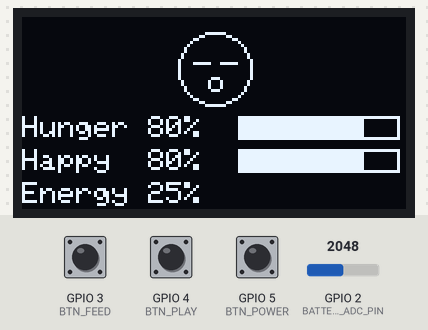
The sketch below on a simulated ESP32. On the bench: 128×64 one-colour display. The test bench sets the inputs (shaded band); at power-on: GPIO 2 (BATTERY_ADC_PIN) = 2048, GPIO 5 (BTN_POWER) HIGH, GPIO 3 (BTN_FEED) HIGH, GPIO 4 (BTN_PLAY) HIGH (analog values on the 0–4095 scale). EEPROM starts erased. At 6.0 s the program puts the board to deep sleep or switches it off; the recording ends there.

Above: at 1.2 s.
1.3 s: GPIO 2 (BATTERY_ADC_PIN) set to 2083
At 1.7 s:
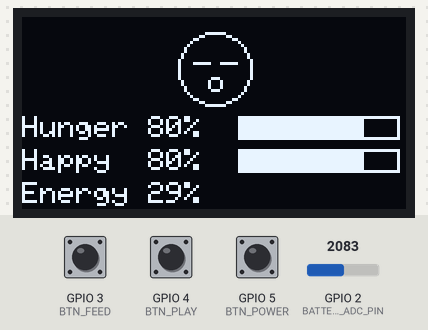
2.8 s: GPIO 2 (BATTERY_ADC_PIN) set to 2264
At 4.0 s:
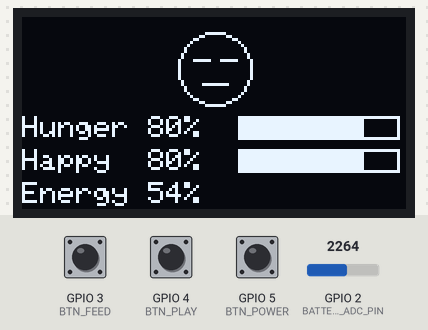
4.3 s: GPIO 2 (BATTERY_ADC_PIN) set to 2346
At 5.5 s:
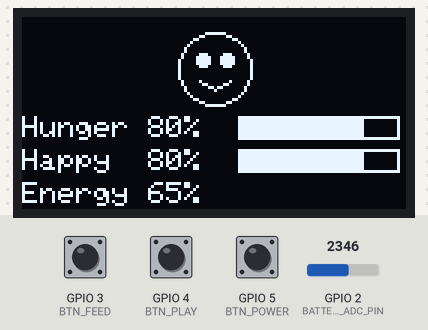
5.8 s: GPIO 5 (BTN_POWER) pulled LOW for 0.15 s
Timing chart, 0 to 6.0 s (numbered marks = the images above; inputs shaded):
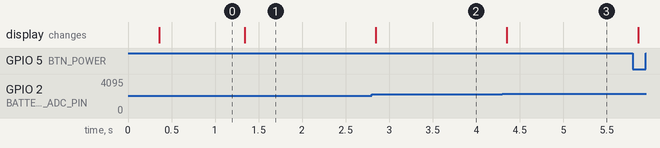

The sketch:

sketch_oct20a.ino
```cpp
#include <Wire.h>
#include <Adafruit_GFX.h>
#include <Adafruit_SSD1306.h>
#include <Preferences.h>
#include <esp_sleep.h>
#include <sys/time.h>

#define SCREEN_WIDTH 128
#define SCREEN_HEIGHT 64
#define OLED_ADDR 0x3C

#define BTN_FEED  3
#define BTN_PLAY  4
#define BTN_POWER 5
#define BATTERY_ADC_PIN 2


#define BATTERY_DIVIDER_RATIO 2.0f

Adafruit_SSD1306 display(SCREEN_WIDTH, SCREEN_HEIGHT, &Wire, -1);
Preferences prefs;


//Stats
int hunger = 80;
int happiness = 80;
int energy = 100;
bool dead = false;


float hungerAccumulator = 0.0f;
float happinessAccumulator = 0.0f;

uint32_t lastUpdate = 0;
uint32_t lastSave = 0;
uint32_t lastRender = 0;

const float HUNGER_SECONDS_PER_POINT = 180.0f;
const float HAPPY_SECONDS_PER_POINT = 240.0f;

const uint32_t UPDATE_INTERVAL_MS = 1000;
const uint32_t SAVE_INTERVAL_MS = 30000;
const uint32_t RENDER_INTERVAL_MS = 250;


//RTC
RTC_DATA_ATTR uint32_t rtcMagic = 0;
RTC_DATA_ATTR int64_t sleepStartUs = 0;
const uint32_t RTC_MAGIC_VALUE = 0x54414D41;

struct Button {
  uint8_t pin;
  bool stableState;
  bool lastReading;
  uint32_t changedAt;
};


//Buttons
Button feedButton  = {BTN_FEED, HIGH, HIGH, 0};
Button playButton  = {BTN_PLAY, HIGH, HIGH, 0};
Button powerButton = {BTN_POWER, HIGH, HIGH, 0};


bool justPressed(Button &b) {
  bool reading = digitalRead(b.pin);
  uint32_t now = millis();

    if (reading != b.lastReading) {
    b.lastReading = reading;
    b.changedAt = now;
  }

    if (now - b.changedAt >= 30) {
    if (reading != b.stableState) {
      b.stableState = reading;
      if (b.stableState == LOW) return true;
    }
  }

  return false;
}


//Battery
float readBatteryVoltage() {
  uint32_t measuredMv = analogReadMilliVolts(BATTERY_ADC_PIN);
  return (measuredMv / 1000.0f) * BATTERY_DIVIDER_RATIO;
}

int readBatteryPercent() {
  float voltage = readBatteryVoltage();

  // Approximate LiPo 1S mapping; voltage is not linear with charge.
  const float EMPTY_VOLTAGE = 3.0f;
  const float FULL_VOLTAGE = 4.2f;

  int percent = (int)(
    (voltage - EMPTY_VOLTAGE) /
    (FULL_VOLTAGE - EMPTY_VOLTAGE) * 100.0f
  );

  return constrain(percent, 0, 100);
}

int getEnergyLevel() {
  energy = readBatteryPercent();
  return energy;
}


//Flash storage
void savePet() {
  prefs.putInt("hunger", hunger);
  prefs.putInt("happy", happiness);
  prefs.putBool("dead", dead);
  prefs.putFloat("hAcc", hungerAccumulator);
  prefs.putFloat("pAcc", happinessAccumulator);
}

void loadPet() {
  hunger = constrain(prefs.getInt("hunger", 80), 0, 100);
  happiness = constrain(prefs.getInt("happy", 80), 0, 100);
  dead = prefs.getBool("dead", false);

  hungerAccumulator = prefs.getFloat("hAcc", 0.0f);
  happinessAccumulator = prefs.getFloat("pAcc", 0.0f);
}


//Actions
void feedPet() {
  if (dead) return;

  hunger = min(100, hunger + 25);

  savePet();
}


void playWithPet() {
  if (dead) return;

  int battery = getEnergyLevel();
  float effectiveness;

  if (battery >= 60) {
    effectiveness = 1.0f;
  } else if (battery >= 30) {
    effectiveness = 0.65f;
  } else if (battery >= 10) {
    effectiveness = 0.35f;
  } else {
    effectiveness = 0.15f;
  }

  int happinessGain = (int)(20.0f * effectiveness + 0.5f);
  happiness = min(100, happiness + happinessGain);

  hunger = max(0, hunger - 5);

  savePet();
}


int64_t getTimeUs() {
  struct timeval tv;
  gettimeofday(&tv, nullptr);
  return (int64_t)tv.tv_sec * 1000000LL + tv.tv_usec;
}

void applyElapsedTime(float seconds) {
  if (dead || seconds <= 0) return;

  // Hunger and happiness drain over time.
  hungerAccumulator += seconds / HUNGER_SECONDS_PER_POINT;
  happinessAccumulator += seconds / HAPPY_SECONDS_PER_POINT;

  int hungerLoss = (int)hungerAccumulator;
  int happinessLoss = (int)happinessAccumulator;

  hungerAccumulator -= hungerLoss;
  happinessAccumulator -= happinessLoss;

  hunger = max(0, hunger - hungerLoss);
  happiness = max(0, happiness - happinessLoss);


  if (hunger <= 0) {
    dead = true;
  }

  savePet();
}

void updatePetWhileAwake() {
  uint32_t now = millis();

  if (now - lastUpdate >= UPDATE_INTERVAL_MS) {
    float seconds = (now - lastUpdate) / 1000.0f;
    lastUpdate = now;
    applyElapsedTime(seconds);
  }

  if (now - lastSave >= SAVE_INTERVAL_MS) {
    lastSave = now;
    savePet();
  }
}


//Deep Sleep


void enterDeepSleep(bool oledReady) {
  savePet();

  sleepStartUs = getTimeUs();
  rtcMagic = RTC_MAGIC_VALUE;

  if (oledReady) {
    display.clearDisplay();
    display.display();
    display.ssd1306_command(SSD1306_DISPLAYOFF);
  }

  // Wait until the power button is released.
  while (digitalRead(BTN_POWER) == LOW) {
    delay(10);
  }

  // Wake on the power button pulling GPIO5 LOW.
  esp_deep_sleep_enable_gpio_wakeup(
    1ULL << BTN_POWER,
    ESP_GPIO_WAKEUP_GPIO_LOW
  );

  esp_deep_sleep_start();
}


//Oled (initial)

void drawBar(int x, int y, int width, int height, int value) {
  display.drawRect(x, y, width, height, SSD1306_WHITE);

  int fillWidth = (width - 2) * constrain(value, 0, 100) / 100;

  if (fillWidth > 0) {
    display.fillRect(
      x + 1, y + 1, fillWidth, height - 2, SSD1306_WHITE
    );
  }
}

void drawPet() {
  display.clearDisplay();
  display.setTextColor(SSD1306_WHITE);

  if (dead) {
    display.setTextSize(2);
    display.setCursor(22, 10);
    display.println("GAME OVER");

    display.setTextSize(1);
    display.setCursor(15, 40);
    display.println("Starved :(");

    display.display();
    return;
  }

  int battery = getEnergyLevel();

  // Face reflects energy level.
  display.drawCircle(64, 17, 12, SSD1306_WHITE);

  if (battery >= 60) {
    display.fillCircle(60, 14, 2, SSD1306_WHITE);
    display.fillCircle(68, 14, 2, SSD1306_WHITE);
    display.drawLine(59, 21, 64, 24, SSD1306_WHITE);
    display.drawLine(64, 24, 69, 21, SSD1306_WHITE);
  } else if (battery >= 30) {
    display.drawLine(57, 14, 62, 14, SSD1306_WHITE);
    display.drawLine(66, 14, 71, 14, SSD1306_WHITE);
    display.drawLine(60, 22, 68, 22, SSD1306_WHITE);
  } else {
    display.drawLine(57, 15, 62, 15, SSD1306_WHITE);
    display.drawLine(66, 15, 71, 15, SSD1306_WHITE);
    display.drawCircle(64, 22, 2, SSD1306_WHITE);
  }

  display.setTextSize(1);

  display.setCursor(0, 33);
  display.print("Hunger ");
  display.print(hunger);
  display.print("%");

  drawBar(72, 33, 54, 8, hunger);

  display.setCursor(0, 44);
  display.print("Happy  ");
  display.print(happiness);
  display.print("%");

  drawBar(72, 44, 54, 8, happiness);

  display.setCursor(0, 55);
  display.print("Energy ");
  display.print(battery);
  display.print("%");

  display.display();
}


//////


void setup() {
  pinMode(BTN_FEED, INPUT_PULLUP);
  pinMode(BTN_PLAY, INPUT_PULLUP);
  pinMode(BTN_POWER, INPUT_PULLUP);

  analogReadResolution(12);

  prefs.begin("tamagotchi", false);
  loadPet();

  esp_sleep_wakeup_cause_t wakeCause = esp_sleep_get_wakeup_cause();

  if (wakeCause == ESP_SLEEP_WAKEUP_GPIO &&
      rtcMagic == RTC_MAGIC_VALUE) {
    int64_t nowUs = getTimeUs();
    int64_t elapsedUs = nowUs - sleepStartUs;

    if (elapsedUs > 0) {
      applyElapsedTime(elapsedUs / 1000000.0f);
    }
  }

  rtcMagic = 0;

  Wire.begin(9, 10);

  if (!display.begin(SSD1306_SWITCHCAPVCC, OLED_ADDR)) {
    while (true) delay(1000);
  }

  display.clearDisplay();
  display.display();

  uint32_t now = millis();
  lastUpdate = now;
  lastSave = now;
  lastRender = now;
}


void loop() {
  if (justPressed(feedButton)) {
    feedPet();
  }

  if (justPressed(playButton)) {
    playWithPet();
  }

  if (justPressed(powerButton)) {
    enterDeepSleep(true);
  }

  updatePetWhileAwake();

  uint32_t now = millis();

  if (now - lastRender >= RENDER_INTERVAL_MS) {
    lastRender = now;
    drawPet();
  }

  delay(5);
}
```

Measured:
- the behaviour switches between 2054 and 2055 on GPIO 2 (BATTERY_ADC_PIN) (found by bisection; images 0 and 1)
- the behaviour switches between 2308 and 2309 on GPIO 2 (BATTERY_ADC_PIN) (found by bisection; images 2 and 3)
- after the input at 1.3 s, the display: changes at once (image 1)
- after the input at 2.8 s, the display: changes after 0.05 s (image 2)
- after the input at 4.3 s, the display: changes after 0.05 s (image 3)
